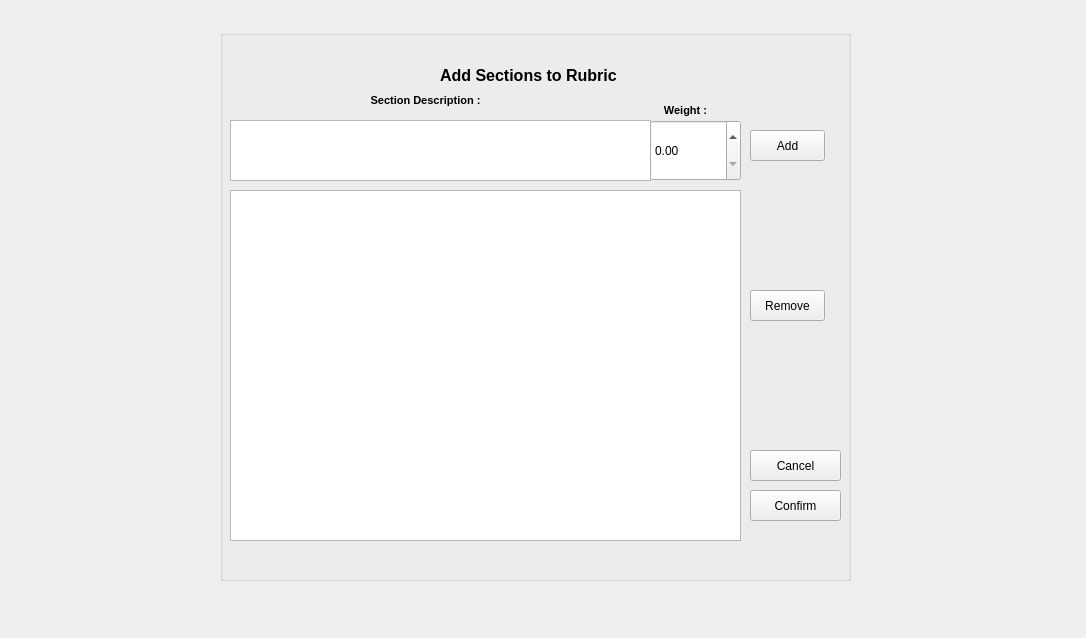
<?xml version="1.0" encoding="UTF-8"?>
<ui version="4.0">
 <class>RubricCreationScreen</class>
 <widget class="QWidget" name="RubricCreationScreen">
  <property name="geometry">
   <rect>
    <x>0</x>
    <y>0</y>
    <width>1086</width>
    <height>638</height>
   </rect>
  </property>
  <property name="windowTitle">
   <string>Form</string>
  </property>
  <widget class="QGroupBox" name="groupBox">
   <property name="geometry">
    <rect>
     <x>220</x>
     <y>30</y>
     <width>631</width>
     <height>551</height>
    </rect>
   </property>
   <property name="title">
    <string notr="true"/>
   </property>
   <property name="alignment">
    <set>Qt::AlignCenter</set>
   </property>
   <widget class="QPushButton" name="ComfirmBtn">
    <property name="geometry">
     <rect>
      <x>530</x>
      <y>460</y>
      <width>91</width>
      <height>31</height>
     </rect>
    </property>
    <property name="text">
     <string>Confirm</string>
    </property>
   </widget>
   <widget class="QLabel" name="label_3">
    <property name="geometry">
     <rect>
      <x>350</x>
      <y>70</y>
      <width>231</width>
      <height>21</height>
     </rect>
    </property>
    <property name="font">
     <font>
      <pointsize>8</pointsize>
      <weight>75</weight>
      <bold>true</bold>
     </font>
    </property>
    <property name="text">
     <string>Weight :</string>
    </property>
    <property name="alignment">
     <set>Qt::AlignCenter</set>
    </property>
   </widget>
   <widget class="QLabel" name="label_2">
    <property name="geometry">
     <rect>
      <x>90</x>
      <y>60</y>
      <width>231</width>
      <height>21</height>
     </rect>
    </property>
    <property name="font">
     <font>
      <pointsize>8</pointsize>
      <weight>75</weight>
      <bold>true</bold>
     </font>
    </property>
    <property name="text">
     <string>Section Description :</string>
    </property>
    <property name="alignment">
     <set>Qt::AlignCenter</set>
    </property>
   </widget>
   <widget class="QLabel" name="label">
    <property name="geometry">
     <rect>
      <x>220</x>
      <y>30</y>
      <width>191</width>
      <height>31</height>
     </rect>
    </property>
    <property name="font">
     <font>
      <pointsize>12</pointsize>
      <weight>75</weight>
      <bold>true</bold>
     </font>
    </property>
    <property name="text">
     <string>Add Sections to Rubric</string>
    </property>
   </widget>
   <widget class="QPushButton" name="AddBtn">
    <property name="geometry">
     <rect>
      <x>530</x>
      <y>100</y>
      <width>75</width>
      <height>31</height>
     </rect>
    </property>
    <property name="text">
     <string>Add</string>
    </property>
   </widget>
   <widget class="QTextEdit" name="textEdit">
    <property name="geometry">
     <rect>
      <x>10</x>
      <y>90</y>
      <width>421</width>
      <height>61</height>
     </rect>
    </property>
   </widget>
   <widget class="QPushButton" name="RemoveBtn">
    <property name="geometry">
     <rect>
      <x>530</x>
      <y>260</y>
      <width>75</width>
      <height>31</height>
     </rect>
    </property>
    <property name="text">
     <string>Remove</string>
    </property>
   </widget>
   <widget class="QDoubleSpinBox" name="doubleSpinBox">
    <property name="geometry">
     <rect>
      <x>430</x>
      <y>90</y>
      <width>91</width>
      <height>61</height>
     </rect>
    </property>
   </widget>
   <widget class="QTableView" name="tableView">
    <property name="geometry">
     <rect>
      <x>10</x>
      <y>160</y>
      <width>511</width>
      <height>351</height>
     </rect>
    </property>
    <property name="editTriggers">
     <set>QAbstractItemView::NoEditTriggers</set>
    </property>
    <property name="dragDropOverwriteMode">
     <bool>false</bool>
    </property>
    <property name="selectionMode">
     <enum>QAbstractItemView::SingleSelection</enum>
    </property>
    <property name="selectionBehavior">
     <enum>QAbstractItemView::SelectRows</enum>
    </property>
    <property name="gridStyle">
     <enum>Qt::DotLine</enum>
    </property>
    <attribute name="horizontalHeaderVisible">
     <bool>false</bool>
    </attribute>
    <attribute name="verticalHeaderVisible">
     <bool>false</bool>
    </attribute>
   </widget>
   <widget class="QPushButton" name="backButton">
    <property name="geometry">
     <rect>
      <x>530</x>
      <y>420</y>
      <width>91</width>
      <height>31</height>
     </rect>
    </property>
    <property name="text">
     <string>Cancel</string>
    </property>
   </widget>
  </widget>
 </widget>
 <resources/>
 <connections/>
</ui>
